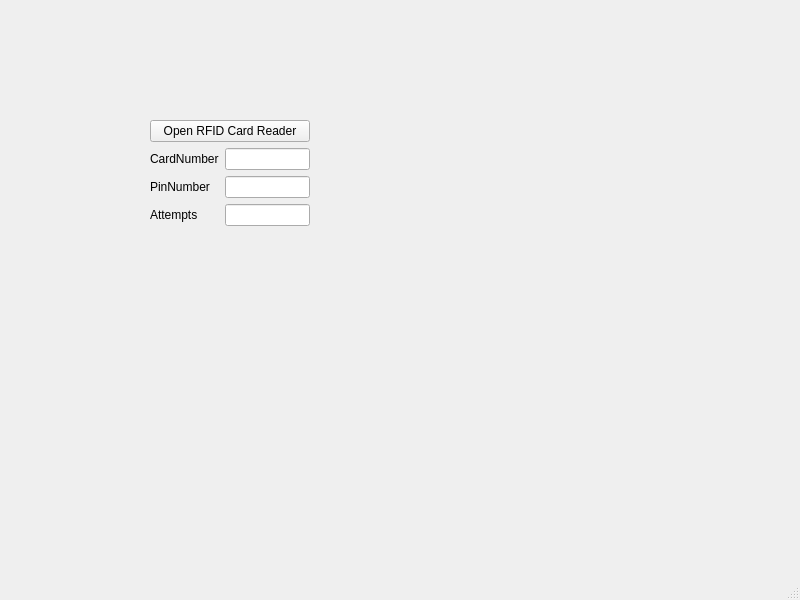
<?xml version="1.0" encoding="UTF-8"?>
<ui version="4.0">
 <class>MainWindow</class>
 <widget class="QMainWindow" name="MainWindow">
  <property name="geometry">
   <rect>
    <x>0</x>
    <y>0</y>
    <width>800</width>
    <height>600</height>
   </rect>
  </property>
  <property name="windowTitle">
   <string>MainWindow</string>
  </property>
  <widget class="QWidget" name="centralwidget">
   <widget class="QWidget" name="formLayoutWidget_2">
    <property name="geometry">
     <rect>
      <x>150</x>
      <y>120</y>
      <width>160</width>
      <height>130</height>
     </rect>
    </property>
    <layout class="QFormLayout" name="formLayout_2">
     <item row="1" column="0" colspan="2">
      <layout class="QFormLayout" name="formLayout">
       <item row="0" column="0">
        <widget class="QLabel" name="label">
         <property name="text">
          <string>CardNumber</string>
         </property>
        </widget>
       </item>
       <item row="0" column="1">
        <widget class="QLineEdit" name="cardNumber"/>
       </item>
       <item row="1" column="0">
        <widget class="QLabel" name="label_2">
         <property name="text">
          <string>PinNumber</string>
         </property>
        </widget>
       </item>
       <item row="1" column="1">
        <widget class="QLineEdit" name="pinNumber"/>
       </item>
       <item row="2" column="1">
        <widget class="QLineEdit" name="numberOfAttempts"/>
       </item>
       <item row="2" column="0">
        <widget class="QLabel" name="label_3">
         <property name="text">
          <string>Attempts</string>
         </property>
        </widget>
       </item>
      </layout>
     </item>
     <item row="0" column="0" colspan="2">
      <widget class="QPushButton" name="nappi">
       <property name="text">
        <string>Open RFID Card Reader</string>
       </property>
      </widget>
     </item>
    </layout>
   </widget>
  </widget>
  <widget class="QMenuBar" name="menubar">
   <property name="geometry">
    <rect>
     <x>0</x>
     <y>0</y>
     <width>800</width>
     <height>21</height>
    </rect>
   </property>
  </widget>
  <widget class="QStatusBar" name="statusbar"/>
 </widget>
 <resources/>
 <connections/>
</ui>
